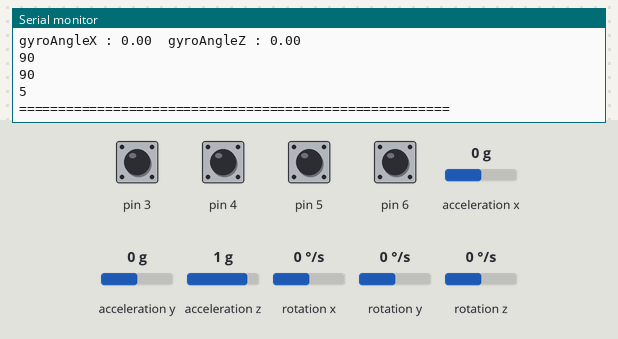
This sketch was run on a simulated Arduino Uno, built with avr-gcc and run on an emulated ATmega328P. On the bench: the last lines printed to the serial monitor. The test bench sets the inputs (shaded band); at power-on: pin 3–6 HIGH, acceleration y 0 g, acceleration z 1 g, rotation z 0 °/s, acceleration x 0 g, rotation x 0 °/s, rotation y 0 °/s. No radio packets arrive unless stated.

Above: at 4.2 s.
4.3 s: acceleration y set to -1.4 g
At 4.68 s:
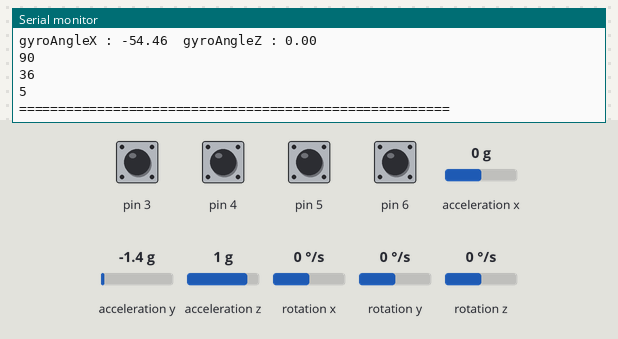
5.8 s: pin 3 pulled LOW for 0.15 s
7.4 s: acceleration z set to 0 g
At 7.62 s:
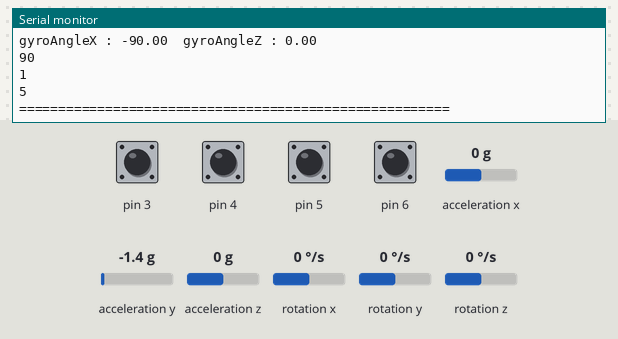
10.4 s: rotation z set to -192 °/s
13.4 s: acceleration x set to -1.4 g
At 13.77 s:
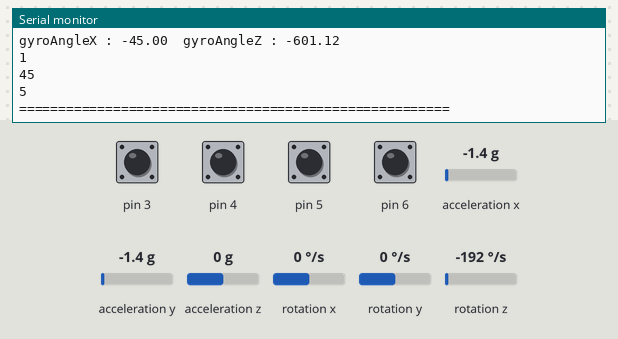
16.4 s: pin 4 pulled LOW for 0.15 s
Timing chart, 0 to 19.0 s (numbered marks = the images above; inputs shaded):
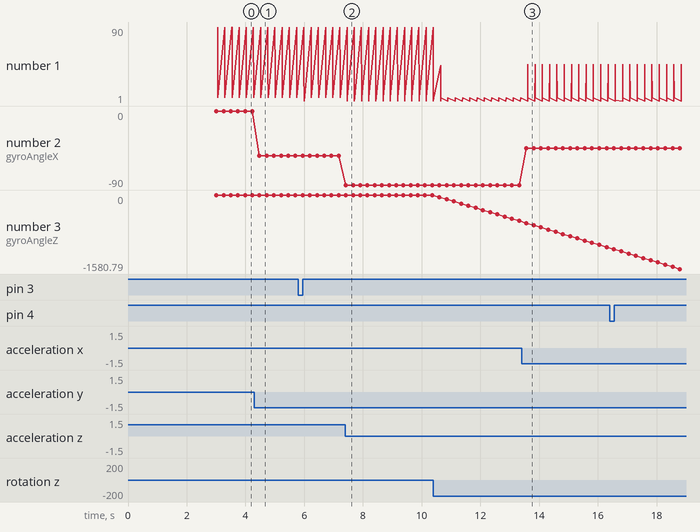

The sketch:

sen_2ang.ino
```cpp
#include <Wire.h>
#include <MPU6050_tockn.h>
#include <SPI.h>
#include <nRF24L01.h>
#include <RF24.h>
#include "printf.h"
#include <RF24_config.h>
int CE_PIN = 9, CSN_PIN = 10, initanga, initangb;
RF24 object(CE_PIN, CSN_PIN);
uint64_t address = 0x4321ABCDE1LL;
MPU6050 mpu6050(Wire);
long timer = 0;
struct angs
{
  int x, z, c;
} data;
void setup()
{
  Serial.begin(9600);
  pinMode(6, INPUT_PULLUP);
  pinMode(3, INPUT_PULLUP);
  pinMode(4, INPUT_PULLUP);
  pinMode(5, INPUT_PULLUP);
  Wire.begin();
  mpu6050.begin();
  mpu6050.calcGyroOffsets(true);
  mpu6050.update();
  initanga = mpu6050.getGyroAngleZ();
  initangb = mpu6050.getGyroAngleX();

  object.begin();
  printf_begin();
  object.setPALevel(RF24_PA_MAX);
  object.setChannel(121);
  object.setDataRate(RF24_250KBPS);
  object.openWritingPipe(address);
  object.printDetails();
}

void loop()
{
  mpu6050.update();
  if (millis() - timer > 200)
  {
    Serial.print("gyroAngleX : "); Serial.print(mpu6050.getGyroAngleX());
    //Serial.print("\tgyroAngleY : "); Serial.print(mpu6050.getGyroAngleY());
    Serial.print("\tgyroAngleZ : "); Serial.println(mpu6050.getGyroAngleZ());
    /*Serial.print("angleX : "); Serial.print(mpu6050.getAngleX());
      Serial.print("\tangleY : "); Serial.print(mpu6050.getAngleY());
      Serial.print("\tangleZ : "); Serial.println(mpu6050.getAngleZ());*/
    data.x = map(mpu6050.getGyroAngleZ(), initanga - 90, initanga + 90, 1, 179);
    if (data.x < 1)
      data.x = 1;
    if (data.x > 179)
      data.x = 179;
    data.z = map(mpu6050.getGyroAngleX(), initangb - 90, initangb + 90, 1, 179);
    if (data.z < 1)
      data.z = 1;
    if (data.z > 179)
      data.z = 179;
    if (digitalRead(3) == LOW)
      data.c = 1;
    else if (digitalRead(4) == LOW)
      data.c = 2;
    else if (digitalRead(5) == LOW)
      data.c = 3;
    else if (digitalRead(6) == LOW)
      data.c = 4;
    else
      data.c = 5;
    object.write(&data, sizeof(data));
    //object.write(&servoang, sizeof(servoang));
    Serial.println(data.x);
    Serial.println(data.z);
    Serial.println(data.c);
    Serial.println("=======================================================\n");
    timer = millis();
  }
}
```

Measured:
- after the input at 4.3 s, the serial monitor: prints a new line after 0.17 s (image 1)
- after the input at 7.4 s, the serial monitor: prints a new line at once (image 2)
- after the input at 13.4 s, the serial monitor: prints a new line after 0.16 s (image 3)
- plotted number 2: 0 → -54.46 after the input at 4.3 s, -54.46 → -90 after the input at 7.4 s, -90 → -45 after the input at 13.4 s
- plotted number 3: 0 → -554.7 after the input at 10.4 s, -554.7 → -1113.31 after the input at 13.4 s
